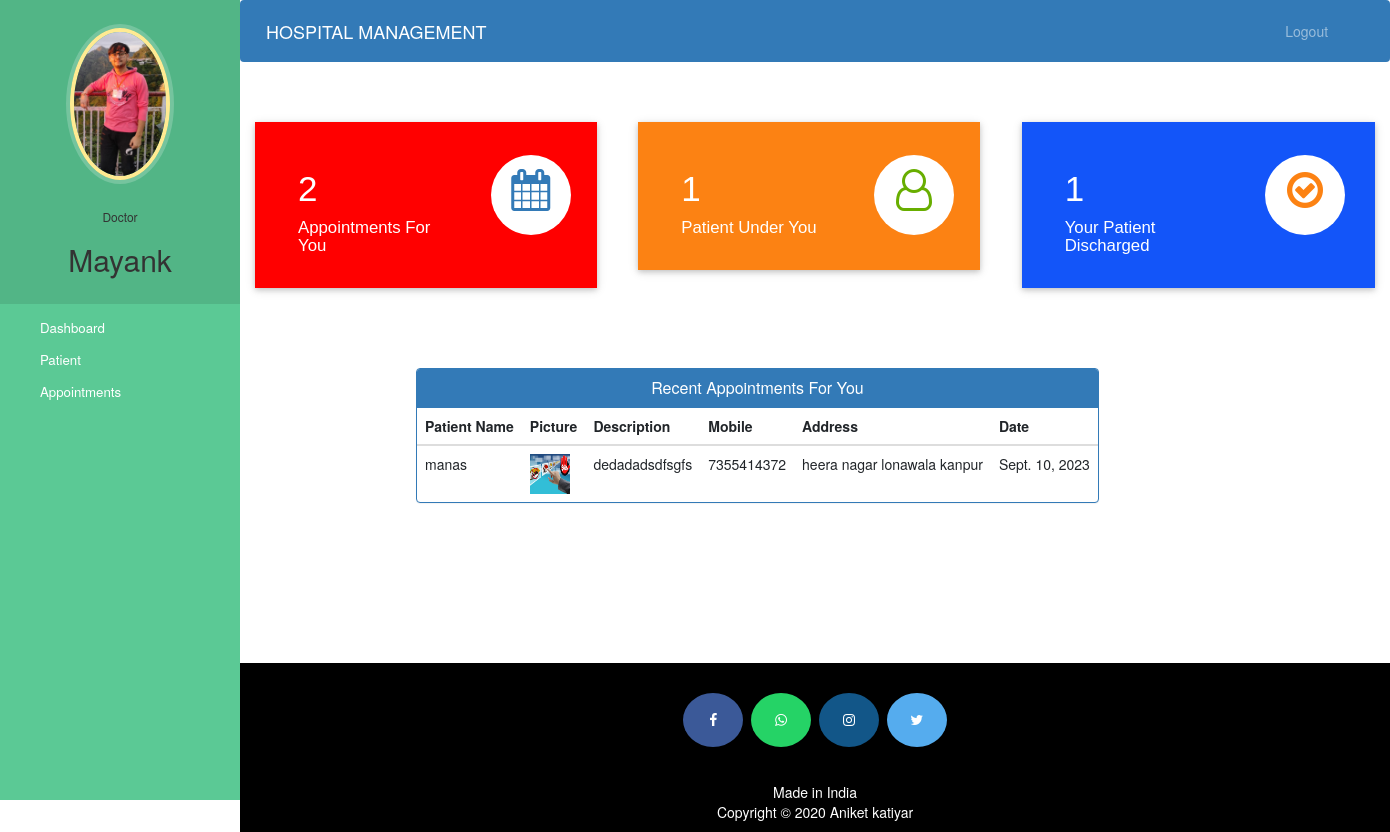
The app's page /doctor-dashboard (signed in) with its own data.
### hospital/models.py (models this page shows, shortened)
class Doctor(models.Model):
    user=models.OneToOneField(User,on_delete=models.CASCADE)
    profile_pic= models.ImageField(upload_to='profile_pic/DoctorProfilePic/',null=True,blank=True)
    address = models.CharField(max_length=40)
    mobile = models.CharField(max_length=20,null=True)
    department= models.CharField(max_length=50,choices=departments,default='Cardiologist')
    status=models.BooleanField(default=False)

class Appointment(models.Model):
    patientId=models.PositiveIntegerField(null=True)
    doctorId=models.PositiveIntegerField(null=True)
    patientName=models.CharField(max_length=40,null=True)
    doctorName=models.CharField(max_length=40,null=True)
    appointmentDate=models.DateField(auto_now=True)
    description=models.TextField(max_length=500)
    status=models.BooleanField(default=False)

class Patient(models.Model):
    user=models.OneToOneField(User,on_delete=models.CASCADE)
    profile_pic= models.ImageField(upload_to='profile_pic/PatientProfilePic/',null=True,blank=True)
    address = models.CharField(max_length=40)
    mobile = models.CharField(max_length=20,null=False)
    symptoms = models.CharField(max_length=100,null=False)
    assignedDoctorId = models.PositiveIntegerField(null=True)
    admitDate=models.DateField(auto_now=True)
    status=models.BooleanField(default=False)

### hospital/views.py (the view)
# urls.py: path('doctor-dashboard', views.doctor_dashboard_view,name='doctor-dashboard'),
@login_required(login_url='doctorlogin')
@user_passes_test(is_doctor)
def doctor_dashboard_view(request):
    patientcount=models.Patient.objects.all().filter(status=True,assignedDoctorId=request.user.id).count()
    appointmentcount=models.Appointment.objects.all().filter(status=True,doctorId=request.user.id).count()
    patientdischarged=models.PatientDischargeDetails.objects.all().distinct().filter(assignedDoctorName=request.user.first_name).count()
    appointments=models.Appointment.objects.all().filter(status=True,doctorId=request.user.id).order_by('-id')
    patientid=[]
    for a in appointments:
        patientid.append(a.patientId)
    patients=models.Patient.objects.all().filter(status=True,user_id__in=patientid).order_by('-id')
    appointments=zip(appointments,patients)
    mydict={
    'patientcount':patientcount,
    'appointmentcount':appointmentcount,
    'patientdischarged':patientdischarged,
    'appointments':appointments,
    'doctor':models.Doctor.objects.get(user_id=request.user.id), #for profile picture of doctor in sidebar
    }
    return render(request,'hospital/doctor_dashboard.html',context=mydict)

### hospital/views.py (called while the page is built)
def is_doctor(user):
    return user.groups.filter(name='DOCTOR').exists()

### templates/hospital/doctor_dashboard.html
{% extends 'hospital/doctor_base.html' %}
{% load static %}
{% block content %}
{% include 'hospital/doctor_dashboard_cards.html' %}
<br><br><br><br>
<div class="container">
  <div class="row">
    <div class="panel panel-primary" style="margin-left:15%;">
      <div class="panel-heading" style="text-align:center;">
        <h6 class="panel-title">Recent Appointments For You</h6>
      </div>
      <table class="table table-hover" id="dev-table">
        <thead>
          <tr>
            <th>Patient Name</th>
            <th>Picture</th>
            <th>Description</th>
            <th>Mobile</th>
            <th>Address</th>
            <th>Date</th>
          </tr>
        </thead>
        {% for a,p in appointments %}
        <tr>
          <td>{{a.patientName}}</td>
          <td> <img src="{% static p.profile_pic.url %}" alt="Profile Pic" height="40px" width="40px" /></td>
          <td>{{a.description}}</td>
          <td>{{p.mobile}}</td>
          <td>{{p.address}}</td>
          <td>{{a.appointmentDate}}</td>
        </tr>
        {% endfor %}
      </table>
    </div>
  </div>
</div>
{% endblock content %}

### templates/hospital/doctor_base.html (shortened to what this page needs)
<!DOCTYPE html>
{% load static %}
<html lang="en">
<head>
  <link rel="stylesheet" href="https://stackpath.bootstrapcdn.com/bootstrap/4.3.1/css/bootstrap.min.css">
  <link rel="stylesheet" href="https://maxcdn.bootstrapcdn.com/font-awesome/4.7.0/css/font-awesome.min.css">
</head>
<body>
  <nav class="menu" tabindex="0">
    <header class="avatar">
      <img src="{% static doctor.profile_pic.url %}" alt="Profile Pic" />
      <br><br>
      <h6>Doctor</h6>
      <h2>{{request.user.first_name}}</h2>
    </header>
    <ul>
      <li tabindex="0" class="icon-dashboard"> <a style="color:white; text-decoration:none;" href="/doctor-dashboard"><span>Dashboard</span></a> </li>
      <li tabindex="0" class="icon-users"> <a style="color:white; text-decoration:none;" href="/doctor-patient"><span>Patient</span></a></li>
      <li tabindex="0" class="icon-calendar"> <a style="color:white; text-decoration:none;" href="/doctor-appointment"><span>Appointments</span></a></li>
    </ul>
  </nav>
  <main>
    <div class="bs-example">
      <nav class="navbar navbar-expand-md  navbar-dark fixed-top" style="background:#337AB7;">
        <a href="/doctor-dashboard" class="navbar-brand">HOSPITAL MANAGEMENT</a>
        <div class="collapse navbar-collapse justify-content-between" id="navbarCollapse">
          <div class="navbar-nav" style=" margin-left: 90%;">
            <a href="/logout" class="nav-item nav-link">Logout</a>
          </div>
        </div>
      </nav>
    </div>
    <br><br>
    {% block content %}
    {% endblock content %}
    <br><br><br><br><br><br><br>
    <footer>
      <p>
        <a id="ftr" href="https://facebook.com/sumit.luv/" class="fa fa-facebook"></a>
        <a id="ftr" href="https://api.whatsapp.com/send?phone=919572181024&text=Hello%20Sumit.%0d%0aHow%20are%20you%20%3f%0d%0aI%20came%20from%20your%20website.&source=&data=#" class="fa fa-whatsapp"></a>
        <a id="ftr" href="https://instagram.com/sumit.luv" class="fa fa-instagram"></a>
        <a id="ftr" href="https://twitter.com/sumitkumar1503" class="fa fa-twitter"></a>
      </p>
      <br>
      <div class="container">
        <div class="row">
          <div class="col-md-12 col-sm-12">
            <div style="color:#ffffff;" class="wow fadeInUp footer-copyright">
              <p>Made in India <br>
                Copyright &copy; 2020 Aniket katiyar </p>
            </div>
          </div>
        </div>
      </div>
    </footer>
  </main>
</body>
</html>

### templates/hospital/doctor_base.html (style rules this page uses)
a:link { text-decoration: none; }
a { color: white; }
footer { padding: 0px 0px 0px 0px; background-color: black; margin: 0px; }
#ftr { padding: 20px; }
.fa { font-size: 23px; width: 60px; text-align: center; text-decoration: none; margin: 5px 2px; border-radius: 50%; }
.fa-facebook { background: #3B5998; color: white; margin-top: 30px; }
.fa-whatsapp { background: #25d366; color: white; }
.fa-twitter { background: #55ACEE; color: white; }
.fa-instagram { background: #125688; color: white; }
p { text-align: center; }
body { padding-left: 240px; }
main { position: relative; height: 100vh; }
.menu { background: #5bc995; height: 100vh; width: 240px; position: fixed; top: 0px; left: 0; z-index: 5; outline: none; }
.menu .avatar { background: rgba(0, 0, 0, 0.1); padding: 2em 0.5em; text-align: center; }
.menu .avatar img { width: 100px; border-radius: 50%; overflow: hidden; border: 4px solid #ffea92; box-shadow: 0 0 0 4px rgba(255, 255, 255, 0.2); }
.menu .avatar h2 { font-weight: normal; margin-bottom: 0; }
.menu ul { list-style: none; padding: 0.5em 0; margin: 0; }
.menu ul li { padding: 0.5em 1em 0.5em 3em; font-size: 0.95em; font-weight: regular; background-repeat: no-repeat; background-position: left 15px center; background-size: auto 20px; transition: all 0.15s linear; cursor: pointer; }
.menu ul li.icon-dashboard { background-image: url("http://www.entypo.com/images//gauge.svg"); }
.menu ul li.icon-users { background-image: url("http://www.entypo.com/images//users.svg"); }
.menu ul li.icon-calendar { background-image: url("http://www.entypo.com/images//calendar.svg"); }

### records on screen
Doctor: profile_pic (picture)
Appointment: patientName "manas", profile_pic (picture), description "dedadadsdfsgfs", mobile "7355414372", address "heera nagar lonawala kanpur", appointmentDate "Sept. 10, 2023"

### other values on screen
{{ request.user.first_name }} "Mayank"
{{ appointmentcount }} "2"
{{ patientcount }} "1"
{{ patientdischarged }} "1"
